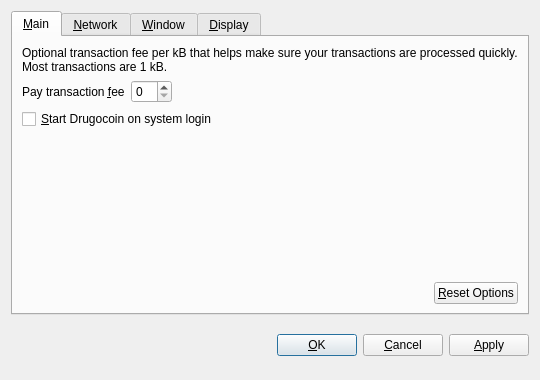
<?xml version="1.0" encoding="UTF-8"?>
<ui version="4.0">
 <class>OptionsDialog</class>
 <widget class="QDialog" name="OptionsDialog">
  <property name="geometry">
   <rect>
    <x>0</x>
    <y>0</y>
    <width>540</width>
    <height>380</height>
   </rect>
  </property>
  <property name="windowTitle">
   <string>Options</string>
  </property>
  <property name="modal">
   <bool>true</bool>
  </property>
  <layout class="QVBoxLayout" name="verticalLayout">
   <item>
    <widget class="QTabWidget" name="tabWidget">
     <property name="tabPosition">
      <enum>QTabWidget::North</enum>
     </property>
     <property name="currentIndex">
      <number>0</number>
     </property>
     <widget class="QWidget" name="tabMain">
      <attribute name="title">
       <string>&amp;Main</string>
      </attribute>
      <layout class="QVBoxLayout" name="verticalLayout_Main">
       <item>
        <widget class="QLabel" name="transactionFeeInfoLabel">
         <property name="text">
          <string>Optional transaction fee per kB that helps make sure your transactions are processed quickly. Most transactions are 1 kB.</string>
         </property>
         <property name="textFormat">
          <enum>Qt::PlainText</enum>
         </property>
         <property name="wordWrap">
          <bool>true</bool>
         </property>
        </widget>
       </item>
       <item>
        <layout class="QHBoxLayout" name="horizontalLayout_1_Main">
         <item>
          <widget class="QLabel" name="transactionFeeLabel">
           <property name="text">
            <string>Pay transaction &amp;fee</string>
           </property>
           <property name="textFormat">
            <enum>Qt::PlainText</enum>
           </property>
           <property name="buddy">
            <cstring>transactionFee</cstring>
           </property>
          </widget>
         </item>
         <item>
          <widget class="BitcoinAmountField" name="transactionFee"/>
         </item>
         <item>
          <spacer name="horizontalSpacer_1_Main">
           <property name="orientation">
            <enum>Qt::Horizontal</enum>
           </property>
           <property name="sizeHint" stdset="0">
            <size>
             <width>40</width>
             <height>20</height>
            </size>
           </property>
          </spacer>
         </item>
        </layout>
       </item>
       <item>
        <widget class="QCheckBox" name="bitcoinAtStartup">
         <property name="toolTip">
          <string>Automatically start Drugocoin after logging in to the system.</string>
         </property>
         <property name="text">
          <string>&amp;Start Drugocoin on system login</string>
         </property>
        </widget>
       </item>
       <item>
        <spacer name="verticalSpacer_Main">
         <property name="orientation">
          <enum>Qt::Vertical</enum>
         </property>
         <property name="sizeHint" stdset="0">
          <size>
           <width>20</width>
           <height>40</height>
          </size>
         </property>
        </spacer>
       </item>
       <item>
        <layout class="QHBoxLayout" name="horizontalLayout_2_Main">
         <item>
          <spacer name="horizontalSpacer_2_Main">
           <property name="orientation">
            <enum>Qt::Horizontal</enum>
           </property>
           <property name="sizeHint" stdset="0">
            <size>
             <width>40</width>
             <height>20</height>
            </size>
           </property>
          </spacer>
         </item>
         <item>
          <widget class="QPushButton" name="resetButton">
           <property name="toolTip">
            <string>Reset all client options to default.</string>
           </property>
           <property name="text">
            <string>&amp;Reset Options</string>
           </property>
           <property name="autoDefault">
            <bool>false</bool>
           </property>
          </widget>
         </item>
        </layout>
       </item>
      </layout>
     </widget>
     <widget class="QWidget" name="tabNetwork">
      <attribute name="title">
       <string>&amp;Network</string>
      </attribute>
      <layout class="QVBoxLayout" name="verticalLayout_Network">
       <item>
        <widget class="QCheckBox" name="mapPortUpnp">
         <property name="toolTip">
          <string>Automatically open the Drugocoin client port on the router. This only works when your router supports UPnP and it is enabled.</string>
         </property>
         <property name="text">
          <string>Map port using &amp;UPnP</string>
         </property>
        </widget>
       </item>
       <item>
        <widget class="QCheckBox" name="connectSocks">
         <property name="toolTip">
          <string>Connect to the Drugocoin network through a SOCKS proxy (e.g. when connecting through Tor).</string>
         </property>
         <property name="text">
          <string>&amp;Connect through SOCKS proxy:</string>
         </property>
        </widget>
       </item>
       <item>
        <layout class="QHBoxLayout" name="horizontalLayout_Network">
         <item>
          <widget class="QLabel" name="proxyIpLabel">
           <property name="text">
            <string>Proxy &amp;IP:</string>
           </property>
           <property name="textFormat">
            <enum>Qt::PlainText</enum>
           </property>
           <property name="buddy">
            <cstring>proxyIp</cstring>
           </property>
          </widget>
         </item>
         <item>
          <widget class="QValidatedLineEdit" name="proxyIp">
           <property name="maximumSize">
            <size>
             <width>140</width>
             <height>16777215</height>
            </size>
           </property>
           <property name="toolTip">
            <string>IP address of the proxy (e.g. 127.0.0.1)</string>
           </property>
          </widget>
         </item>
         <item>
          <widget class="QLabel" name="proxyPortLabel">
           <property name="text">
            <string>&amp;Port:</string>
           </property>
           <property name="textFormat">
            <enum>Qt::PlainText</enum>
           </property>
           <property name="buddy">
            <cstring>proxyPort</cstring>
           </property>
          </widget>
         </item>
         <item>
          <widget class="QLineEdit" name="proxyPort">
           <property name="maximumSize">
            <size>
             <width>55</width>
             <height>16777215</height>
            </size>
           </property>
           <property name="toolTip">
            <string>Port of the proxy (e.g. 9050)</string>
           </property>
          </widget>
         </item>
         <item>
          <widget class="QLabel" name="socksVersionLabel">
           <property name="text">
            <string>SOCKS &amp;Version:</string>
           </property>
           <property name="textFormat">
            <enum>Qt::PlainText</enum>
           </property>
           <property name="buddy">
            <cstring>socksVersion</cstring>
           </property>
          </widget>
         </item>
         <item>
          <widget class="QValueComboBox" name="socksVersion">
           <property name="toolTip">
            <string>SOCKS version of the proxy (e.g. 5)</string>
           </property>
          </widget>
         </item>
         <item>
          <spacer name="horizontalSpacer_Network">
           <property name="orientation">
            <enum>Qt::Horizontal</enum>
           </property>
           <property name="sizeHint" stdset="0">
            <size>
             <width>40</width>
             <height>20</height>
            </size>
           </property>
          </spacer>
         </item>
        </layout>
       </item>
       <item>
        <spacer name="verticalSpacer_Network">
         <property name="orientation">
          <enum>Qt::Vertical</enum>
         </property>
         <property name="sizeHint" stdset="0">
          <size>
           <width>20</width>
           <height>40</height>
          </size>
         </property>
        </spacer>
       </item>
      </layout>
     </widget>
     <widget class="QWidget" name="tabWindow">
      <attribute name="title">
       <string>&amp;Window</string>
      </attribute>
      <layout class="QVBoxLayout" name="verticalLayout_Window">
       <item>
        <widget class="QCheckBox" name="minimizeToTray">
         <property name="toolTip">
          <string>Show only a tray icon after minimizing the window.</string>
         </property>
         <property name="text">
          <string>&amp;Minimize to the tray instead of the taskbar</string>
         </property>
        </widget>
       </item>
       <item>
        <widget class="QCheckBox" name="minimizeOnClose">
         <property name="toolTip">
          <string>Minimize instead of exit the application when the window is closed. When this option is enabled, the application will be closed only after selecting Quit in the menu.</string>
         </property>
         <property name="text">
          <string>M&amp;inimize on close</string>
         </property>
        </widget>
       </item>
       <item>
        <spacer name="verticalSpacer_Window">
         <property name="orientation">
          <enum>Qt::Vertical</enum>
         </property>
         <property name="sizeHint" stdset="0">
          <size>
           <width>20</width>
           <height>40</height>
          </size>
         </property>
        </spacer>
       </item>
      </layout>
     </widget>
     <widget class="QWidget" name="tabDisplay">
      <attribute name="title">
       <string>&amp;Display</string>
      </attribute>
      <layout class="QVBoxLayout" name="verticalLayout_Display">
       <item>
        <layout class="QHBoxLayout" name="horizontalLayout_1_Display">
         <item>
          <widget class="QLabel" name="langLabel">
           <property name="text">
            <string>User Interface &amp;language:</string>
           </property>
           <property name="textFormat">
            <enum>Qt::PlainText</enum>
           </property>
           <property name="buddy">
            <cstring>lang</cstring>
           </property>
          </widget>
         </item>
         <item>
          <widget class="QValueComboBox" name="lang">
           <property name="toolTip">
            <string>The user interface language can be set here. This setting will take effect after restarting Drugocoin.</string>
           </property>
          </widget>
         </item>
        </layout>
       </item>
       <item>
        <layout class="QHBoxLayout" name="horizontalLayout_2_Display">
         <item>
          <widget class="QLabel" name="unitLabel">
           <property name="text">
            <string>&amp;Unit to show amounts in:</string>
           </property>
           <property name="textFormat">
            <enum>Qt::PlainText</enum>
           </property>
           <property name="buddy">
            <cstring>unit</cstring>
           </property>
          </widget>
         </item>
         <item>
          <widget class="QValueComboBox" name="unit">
           <property name="toolTip">
            <string>Choose the default subdivision unit to show in the interface and when sending coins.</string>
           </property>
          </widget>
         </item>
        </layout>
       </item>
       <item>
        <widget class="QCheckBox" name="displayAddresses">
         <property name="toolTip">
          <string>Whether to show Drugocoin addresses in the transaction list or not.</string>
         </property>
         <property name="text">
          <string>&amp;Display addresses in transaction list</string>
         </property>
        </widget>
       </item>
       <item>
        <widget class="QCheckBox" name="coinControlFeatures">
         <property name="toolTip">
          <string>Whether to show coin control features or not.</string>
         </property>
         <property name="text">
          <string>Display coin &amp;control features (experts only!)</string>
         </property>
        </widget>
       </item>
       <item>
        <spacer name="verticalSpacer_Display">
         <property name="orientation">
          <enum>Qt::Vertical</enum>
         </property>
         <property name="sizeHint" stdset="0">
          <size>
           <width>20</width>
           <height>40</height>
          </size>
         </property>
        </spacer>
       </item>
      </layout>
     </widget>
    </widget>
   </item>
   <item>
    <layout class="QHBoxLayout" name="horizontalLayout_Buttons">
     <item>
      <spacer name="horizontalSpacer_1">
       <property name="orientation">
        <enum>Qt::Horizontal</enum>
       </property>
       <property name="sizeHint" stdset="0">
        <size>
         <width>40</width>
         <height>48</height>
        </size>
       </property>
      </spacer>
     </item>
     <item>
      <widget class="QLabel" name="statusLabel">
       <property name="font">
        <font>
         <weight>75</weight>
         <bold>true</bold>
        </font>
       </property>
       <property name="text">
        <string/>
       </property>
       <property name="textFormat">
        <enum>Qt::PlainText</enum>
       </property>
       <property name="wordWrap">
        <bool>true</bool>
       </property>
      </widget>
     </item>
     <item>
      <spacer name="horizontalSpacer_2">
       <property name="orientation">
        <enum>Qt::Horizontal</enum>
       </property>
       <property name="sizeHint" stdset="0">
        <size>
         <width>40</width>
         <height>48</height>
        </size>
       </property>
      </spacer>
     </item>
     <item>
      <widget class="QPushButton" name="okButton">
       <property name="text">
        <string>&amp;OK</string>
       </property>
      </widget>
     </item>
     <item>
      <widget class="QPushButton" name="cancelButton">
       <property name="text">
        <string>&amp;Cancel</string>
       </property>
       <property name="autoDefault">
        <bool>false</bool>
       </property>
      </widget>
     </item>
     <item>
      <widget class="QPushButton" name="applyButton">
       <property name="text">
        <string>&amp;Apply</string>
       </property>
       <property name="autoDefault">
        <bool>false</bool>
       </property>
      </widget>
     </item>
    </layout>
   </item>
  </layout>
 </widget>
 <customwidgets>
  <customwidget>
   <class>BitcoinAmountField</class>
   <extends>QSpinBox</extends>
   <header>bitcoinamountfield.h</header>
  </customwidget>
  <customwidget>
   <class>QValueComboBox</class>
   <extends>QComboBox</extends>
   <header>qvaluecombobox.h</header>
  </customwidget>
  <customwidget>
   <class>QValidatedLineEdit</class>
   <extends>QLineEdit</extends>
   <header>qvalidatedlineedit.h</header>
  </customwidget>
 </customwidgets>
 <resources/>
 <connections/>
</ui>
